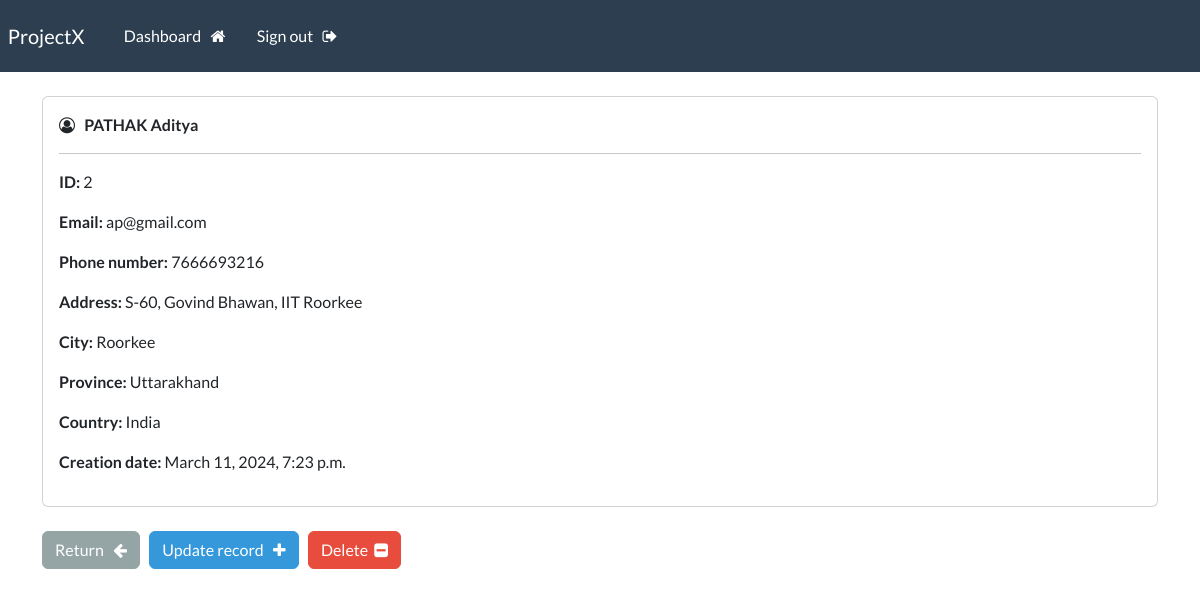
The app's page /singular-record/2 (signed in) with its own data.
### webapp/models.py (models this page shows, shortened)
class Record(models.Model):
    creation_date = models.DateTimeField(auto_now_add=True)
    first_name = models.CharField(max_length=100)
    last_name = models.CharField(max_length=100)
    email = models.CharField(max_length=255)
    phone = models.CharField(max_length=20)
    address = models.CharField(max_length=300)
    city = models.CharField(max_length=255)
    province = models.CharField(max_length=200)
    country = models.CharField(max_length=125)

### webapp/views.py (the view)
# urls.py: path("singular-record/<int:pk>",views.singular_record,name="singular-record"),
@login_required(login_url="my-login")
def singular_record(request,pk):
    all_records = Record.objects.get(id=pk)
    context = {'record' : all_records}
    return render(request,'webapp/view-record.html',context)

### webapp/templates/webapp/view-record.html (shortened to what this page needs)
{% extends 'webapp/base.html' %}
{% block content %}
    <div class="card">
        <div class="card-body">
            <i class="fa fa-user-circle-o" aria-hidden="true"></i> &nbsp;
            <strong>
                {{record.last_name|upper}}
                {{record.first_name}}
            </strong>
            <hr>
            <p> <strong> ID: </strong> {{record.id}} </p>
            <p> <strong> Email: </strong> {{record.email}} </p>
            <p> <strong> Phone number: </strong> {{record.phone}} </p>
            <p> <strong> Address: </strong> {{record.address}} </p>
            <p> <strong> City: </strong> {{record.city}} </p>
            <p> <strong> Province: </strong> {{record.province}} <p>
            <p> <strong> Country: </strong> {{record.country}} </p>
            <p> <strong> Creation date: </strong> {{record.creation_date}} </p>
        </div>
    </div>
    <br>
    <a href="{% url 'dashboard' %}" class="btn btn-secondary"> Return &nbsp; <i class="fa fa-arrow-left" aria-hidden="true"></i> </a>
    <a href="{% url 'update-record' record.id %}" class="btn btn-info"> Update record &nbsp; <i class="fa fa-plus" aria-hidden="true"></i> </a>
    <a href="{% url 'delete-record' record.id %}" class="btn btn-danger"> Delete &nbsp;<i class="fa fa-minus-square" aria-hidden="true"></i> </a>
{% endblock content%}

### records on screen
Record: last_name "PATHAK", first_name "Aditya", id "2", email "ap@gmail.com", phone "7666693216", address "S-60, Govind Bhawan, IIT Roorkee", city "Roorkee", province "Uttarakhand", country "India", creation_date "March 11, 2024, 7:23 p.m."
